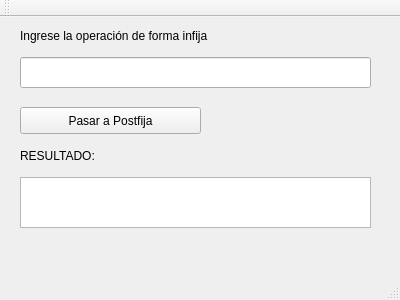
<?xml version="1.0" encoding="UTF-8"?>
<ui version="4.0">
 <class>MainWindow</class>
 <widget class="QMainWindow" name="MainWindow">
  <property name="geometry">
   <rect>
    <x>0</x>
    <y>0</y>
    <width>400</width>
    <height>300</height>
   </rect>
  </property>
  <property name="windowTitle">
   <string>MainWindow</string>
  </property>
  <widget class="QWidget" name="centralWidget">
   <widget class="QLabel" name="label">
    <property name="geometry">
     <rect>
      <x>20</x>
      <y>10</y>
      <width>251</width>
      <height>17</height>
     </rect>
    </property>
    <property name="text">
     <string>Ingrese la operación de forma infija</string>
    </property>
   </widget>
   <widget class="QLineEdit" name="txtentrada">
    <property name="geometry">
     <rect>
      <x>20</x>
      <y>40</y>
      <width>351</width>
      <height>31</height>
     </rect>
    </property>
   </widget>
   <widget class="QPushButton" name="btnpasar">
    <property name="geometry">
     <rect>
      <x>20</x>
      <y>90</y>
      <width>181</width>
      <height>27</height>
     </rect>
    </property>
    <property name="text">
     <string>Pasar a Postfija</string>
    </property>
   </widget>
   <widget class="QLabel" name="label_2">
    <property name="geometry">
     <rect>
      <x>20</x>
      <y>130</y>
      <width>91</width>
      <height>17</height>
     </rect>
    </property>
    <property name="text">
     <string>RESULTADO:</string>
    </property>
   </widget>
   <widget class="QTextEdit" name="txtresultado">
    <property name="geometry">
     <rect>
      <x>20</x>
      <y>160</y>
      <width>351</width>
      <height>51</height>
     </rect>
    </property>
   </widget>
  </widget>
  <widget class="QMenuBar" name="menuBar">
   <property name="geometry">
    <rect>
     <x>0</x>
     <y>0</y>
     <width>400</width>
     <height>29</height>
    </rect>
   </property>
  </widget>
  <widget class="QToolBar" name="mainToolBar">
   <attribute name="toolBarArea">
    <enum>TopToolBarArea</enum>
   </attribute>
   <attribute name="toolBarBreak">
    <bool>false</bool>
   </attribute>
  </widget>
  <widget class="QStatusBar" name="statusBar"/>
 </widget>
 <layoutdefault spacing="6" margin="11"/>
 <resources/>
 <connections/>
</ui>
